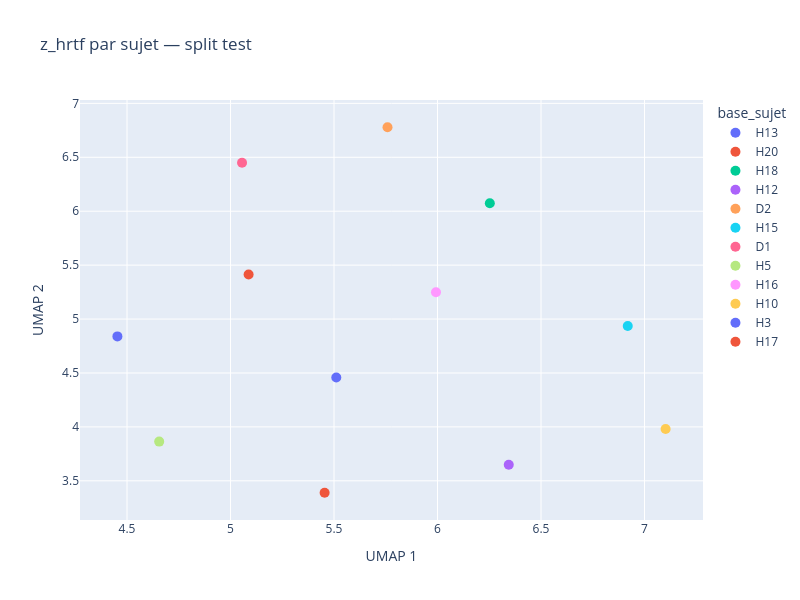

The cell this chart's notebook holds for it:
### Code cell
viz.plot_subjects(modality='hrtf', split='test')

### Figure 1 — Plotly figure (JSON) as saved in the notebook; plotly's stock layout.template omitted (floating-point values rounded to 4 significant figures)
{"data": [{"customdata": [["H13_aug1"]], "hovertemplate": "base_sujet=H13<br>UMAP 1=%{x}<br>UMAP 2=%{y}<br>sujet=%{customdata[0]}<extra></extra>", "legendgroup": "H13", "marker": {"color": "#636efa", "size": 10, "symbol": "circle"}, "mode": "markers", "name": "H13", "orientation": "v", "showlegend": true, "type": "scatter", "x": [5.511], "xaxis": "x", "y": [4.457], "yaxis": "y"}, {"customdata": [["H20"]], "hovertemplate": "base_sujet=H20<br>UMAP 1=%{x}<br>UMAP 2=%{y}<br>sujet=%{customdata[0]}<extra></extra>", "legendgroup": "H20", "marker": {"color": "#EF553B", "size": 10, "symbol": "circle"}, "mode": "markers", "name": "H20", "orientation": "v", "showlegend": true, "type": "scatter", "x": [5.455], "xaxis": "x", "y": [3.389], "yaxis": "y"}, {"customdata": [["H18_mirror"]], "hovertemplate": "base_sujet=H18<br>UMAP 1=%{x}<br>UMAP 2=%{y}<br>sujet=%{customdata[0]}<extra></extra>", "legendgroup": "H18", "marker": {"color": "#00cc96", "size": 10, "symbol": "circle"}, "mode": "markers", "name": "H18", "orientation": "v", "showlegend": true, "type": "scatter", "x": [6.253], "xaxis": "x", "y": [6.074], "yaxis": "y"}, {"customdata": [["H12"]], "hovertemplate": "base_sujet=H12<br>UMAP 1=%{x}<br>UMAP 2=%{y}<br>sujet=%{customdata[0]}<extra></extra>", "legendgroup": "H12", "marker": {"color": "#ab63fa", "size": 10, "symbol": "circle"}, "mode": "markers", "name": "H12", "orientation": "v", "showlegend": true, "type": "scatter", "x": [6.344], "xaxis": "x", "y": [3.648], "yaxis": "y"}, {"customdata": [["D2_mirror_aug1"]], "hovertemplate": "base_sujet=D2<br>UMAP 1=%{x}<br>UMAP 2=%{y}<br>sujet=%{customdata[0]}<extra></extra>", "legendgroup": "D2", "marker": {"color": "#FFA15A", "size": 10, "symbol": "circle"}, "mode": "markers", "name": "D2", "orientation": "v", "showlegend": true, "type": "scatter", "x": [5.758], "xaxis": "x", "y": [6.779], "yaxis": "y"}, {"customdata": [["H15_mirror_aug1"]], "hovertemplate": "base_sujet=H15<br>UMAP 1=%{x}<br>UMAP 2=%{y}<br>sujet=%{customdata[0]}<extra></extra>", "legendgroup": "H15", "marker": {"color": "#19d3f3", "size": 10, "symbol": "circle"}, "mode": "markers", "name": "H15", "orientation": "v", "showlegend": true, "type": "scatter", "x": [6.919], "xaxis": "x", "y": [4.936], "yaxis": "y"}, {"customdata": [["D1"]], "hovertemplate": "base_sujet=D1<br>UMAP 1=%{x}<br>UMAP 2=%{y}<br>sujet=%{customdata[0]}<extra></extra>", "legendgroup": "D1", "marker": {"color": "#FF6692", "size": 10, "symbol": "circle"}, "mode": "markers", "name": "D1", "orientation": "v", "showlegend": true, "type": "scatter", "x": [5.056], "xaxis": "x", "y": [6.45], "yaxis": "y"}, {"customdata": [["H5_mirror"]], "hovertemplate": "base_sujet=H5<br>UMAP 1=%{x}<br>UMAP 2=%{y}<br>sujet=%{customdata[0]}<extra></extra>", "legendgroup": "H5", "marker": {"color": "#B6E880", "size": 10, "symbol": "circle"}, "mode": "markers", "name": "H5", "orientation": "v", "showlegend": true, "type": "scatter", "x": [4.655], "xaxis": "x", "y": [3.864], "yaxis": "y"}, {"customdata": [["H16_mirror"]], "hovertemplate": "base_sujet=H16<br>UMAP 1=%{x}<br>UMAP 2=%{y}<br>sujet=%{customdata[0]}<extra></extra>", "legendgroup": "H16", "marker": {"color": "#FF97FF", "size": 10, "symbol": "circle"}, "mode": "markers", "name": "H16", "orientation": "v", "showlegend": true, "type": "scatter", "x": [5.993], "xaxis": "x", "y": [5.249], "yaxis": "y"}, {"customdata": [["H10_mirror"]], "hovertemplate": "base_sujet=H10<br>UMAP 1=%{x}<br>UMAP 2=%{y}<br>sujet=%{customdata[0]}<extra></extra>", "legendgroup": "H10", "marker": {"color": "#FECB52", "size": 10, "symbol": "circle"}, "mode": "markers", "name": "H10", "orientation": "v", "showlegend": true, "type": "scatter", "x": [7.102], "xaxis": "x", "y": [3.98], "yaxis": "y"}, {"customdata": [["H3_mirror"]], "hovertemplate": "base_sujet=H3<br>UMAP 1=%{x}<br>UMAP 2=%{y}<br>sujet=%{customdata[0]}<extra></extra>", "legendgroup": "H3", "marker": {"color": "#636efa", "size": 10, "symbol": "circle"}, "mode": "markers", "name": "H3", "orientation": "v", "showlegend": true, "type": "scatter", "x": [4.454], "xaxis": "x", "y": [4.839], "yaxis": "y"}, {"customdata": [["H17"]], "hovertemplate": "base_sujet=H17<br>UMAP 1=%{x}<br>UMAP 2=%{y}<br>sujet=%{customdata[0]}<extra></extra>", "legendgroup": "H17", "marker": {"color": "#EF553B", "size": 10, "symbol": "circle"}, "mode": "markers", "name": "H17", "orientation": "v", "showlegend": true, "type": "scatter", "x": [5.087], "xaxis": "x", "y": [5.413], "yaxis": "y"}], "layout": {"height": 600, "legend": {"title": {"text": "base_sujet"}, "tracegroupgap": 0}, "title": {"text": "z_hrtf par sujet — split test"}, "width": 800, "xaxis": {"anchor": "y", "domain": [0, 1], "title": {"text": "UMAP 1"}}, "yaxis": {"anchor": "x", "domain": [0, 1], "title": {"text": "UMAP 2"}}}}
